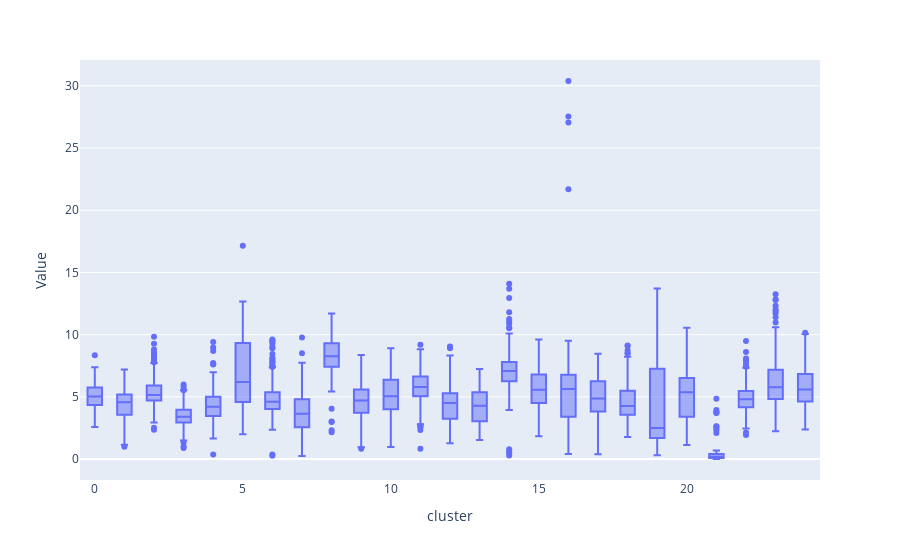

Notebook code cell kept with this figure:
### Code cell
plot_box_by_cluster(avg_pheno_by_cluster)

### Figure 1 — Plotly figure (JSON) as saved in the notebook; plotly's stock layout.template omitted (floating-point values rounded to 4 significant figures; data arrays with more than 128 entries replaced by an {"elided": "..."} marker saying what was removed)
{"data": [{"alignmentgroup": "True", "hovertemplate": "cluster=%{x}<br>Value=%{y}<extra></extra>", "legendgroup": "", "marker": {"color": "#636efa"}, "name": "", "notched": false, "offsetgroup": "", "orientation": "v", "showlegend": false, "type": "box", "x": {"elided": "5144 int values"}, "x0": " ", "xaxis": "x", "y": {"elided": "5144 float values"}, "y0": " ", "yaxis": "y"}], "layout": {"autosize": true, "boxmode": "group", "legend": {"tracegroupgap": 0}, "margin": {"t": 60}, "xaxis": {"anchor": "y", "autorange": true, "domain": [0, 1], "range": [-0.5, 24.5], "title": {"text": "cluster"}, "type": "linear"}, "yaxis": {"anchor": "x", "autorange": true, "domain": [0, 1], "range": [-1.677, 32.07], "title": {"text": "Value"}, "type": "linear"}}}
